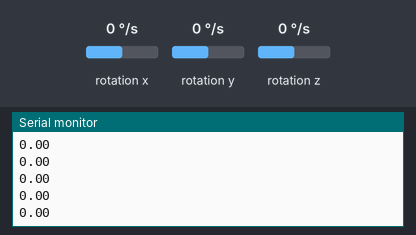
Bench run of a sketch on a simulated Arduino Uno, built with avr-gcc and run on an emulated ATmega328P. On the bench: the last lines printed to the serial monitor. Wiring (inferred from the names in the program): L3G4200D gyroscope at I2C address 0x69. The inputs (shaded band) are chosen by the test bench; at power-on: rotation z 0 °/s, rotation x 0 °/s, rotation y 0 °/s.

Above: at 2.7 s.
2.8 s: rotation z set to -192 °/s
At 3.6 s:
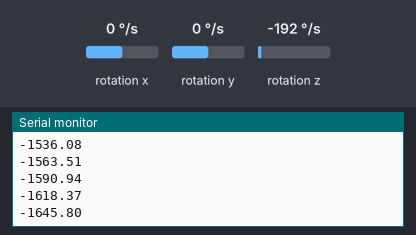
4.3 s: rotation z set to -100 °/s
At 5.0 s:
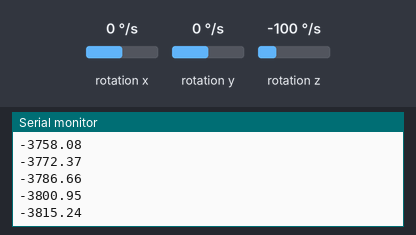
Timing chart, 0 to 7.3 s (numbered marks = the images above; inputs shaded):
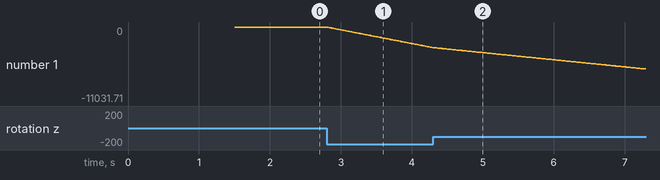

The sketch:

Gyro_test.ino
```cpp
//Arduino 1.0+ only

#include <Wire.h>

#define CTRL_REG1 0x20
#define CTRL_REG2 0x21
#define CTRL_REG3 0x22
#define CTRL_REG4 0x23
#define CTRL_REG5 0x24

//From page 22 of data sheet.
//If the SDO pin is connected to the voltage supply, LSb is ‘1’ (address 1101001b).
//Otherwise, if the SDO pin is
//connected to ground, the LSb value is ‘0’ (address 1101000b)
//This code uses I2C interface. The SDA and SCL must be connected to pull up resistors. 51kOhm is a good place to start.

int L3G4200D_Address = 105; //I2C address of the L3G4200D

int x;
int y;
float z;
float angle = 0;

void setup(){

  Wire.begin();
  Serial.begin(9600);
  while (!Serial);    // wait for the serial port to open
  Serial.println("starting up L3G4200D");
  setupL3G4200D(2000); // Configure L3G4200  - 250, 500 or 2000 deg/sec
  Serial.println("L3G4200D is set up");
  delay(1500); //wait for the sensor to be ready
}

void loop(){
   getGyroValues();  // This will update x, y, and z with new values

  //Serial.print("X:");
  //Serial.print(x);

  //Serial.print(" Y:");
  //Serial.print(y);

  angle += z / 100.0;
  Serial.println(angle);
  /*
  Serial.print(" Z:");
  Serial.println(z);
  */
  delay(10); //Just here to slow down the serial to make it more readable
}

void getGyroValues(){
  //Serial.println("Getting Gyro Values L3G4200D");
  byte xMSB = readRegister(L3G4200D_Address, 0x29);
  byte xLSB = readRegister(L3G4200D_Address, 0x28);
  x = ((xMSB << 8) | xLSB); //Combining into a 16-bit integer
  //Serial.println("Read reg X");
  byte yMSB = readRegister(L3G4200D_Address, 0x2B);
  byte yLSB = readRegister(L3G4200D_Address, 0x2A);
  y = ((yMSB << 8) | yLSB);
  //Serial.println("Read reg Y");
  byte zMSB = readRegister(L3G4200D_Address, 0x2D);
  byte zLSB = readRegister(L3G4200D_Address, 0x2C);
  z = ((zMSB << 8) | zLSB);
  //Serial.println("Read reg Z");
}

int setupL3G4200D(int scale){
  //From  Jim Lindblom of Sparkfun's code

  // Enable x, y, z and turn off power down:
  writeRegister(L3G4200D_Address, CTRL_REG1, 0b00001111);

  // If you'd like to adjust/use the HPF, you can edit the line below to configure CTRL_REG2:
  writeRegister(L3G4200D_Address, CTRL_REG2, 0b00000000);

  // Configure CTRL_REG3 to generate data ready interrupt on INT2
  // No interrupts used on INT1, if you'd like to configure INT1
  // or INT2 otherwise, consult the datasheet:
  writeRegister(L3G4200D_Address, CTRL_REG3, 0b00000000); //changed

  // CTRL_REG4 controls the full-scale range, among other things:

  if(scale == 250){
    writeRegister(L3G4200D_Address, CTRL_REG4, 0b00000000);
  }else if(scale == 500){
    writeRegister(L3G4200D_Address, CTRL_REG4, 0b00010000);
  }else{
    writeRegister(L3G4200D_Address, CTRL_REG4, 0b00110000);
  }

  // CTRL_REG5 controls high-pass filtering of outputs, use it
  // if you'd like:
  writeRegister(L3G4200D_Address, CTRL_REG5, 0b00000000);
}

void writeRegister(int deviceAddress, byte address, byte val) {
    Wire.beginTransmission(deviceAddress); // start transmission to device
    Wire.write(address);       // send register address
    Wire.write(val);         // send value to write
    Wire.endTransmission();     // end transmission
}

int readRegister(int deviceAddress, byte address){

    int v;
    Wire.beginTransmission(deviceAddress);
    Wire.write(address); // register to read
    Wire.endTransmission();

    Wire.requestFrom(deviceAddress, 1); // read a byte


    while(!Wire.available()) {
        // waiting
        Serial.println(Wire.available());
    }


    v = Wire.read();
    return v;
}
```

Measured:
- after the input at 2.8 s, the serial monitor: prints a new line at once (image 1)
- plotted number 1: 0 → -3072.16 after the input at 2.8 s
